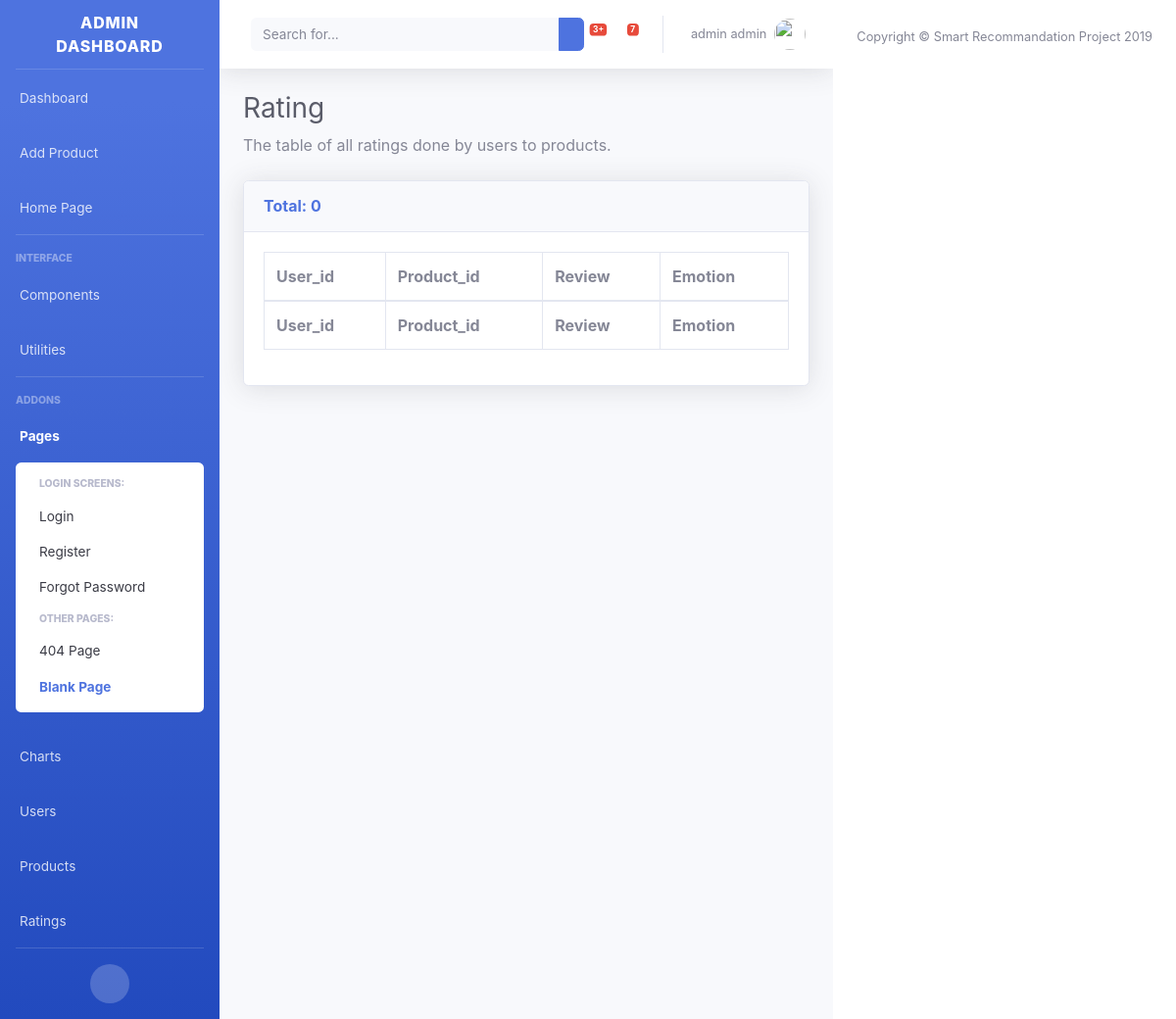
The app's page /user/admin/ratings (signed in), older data.
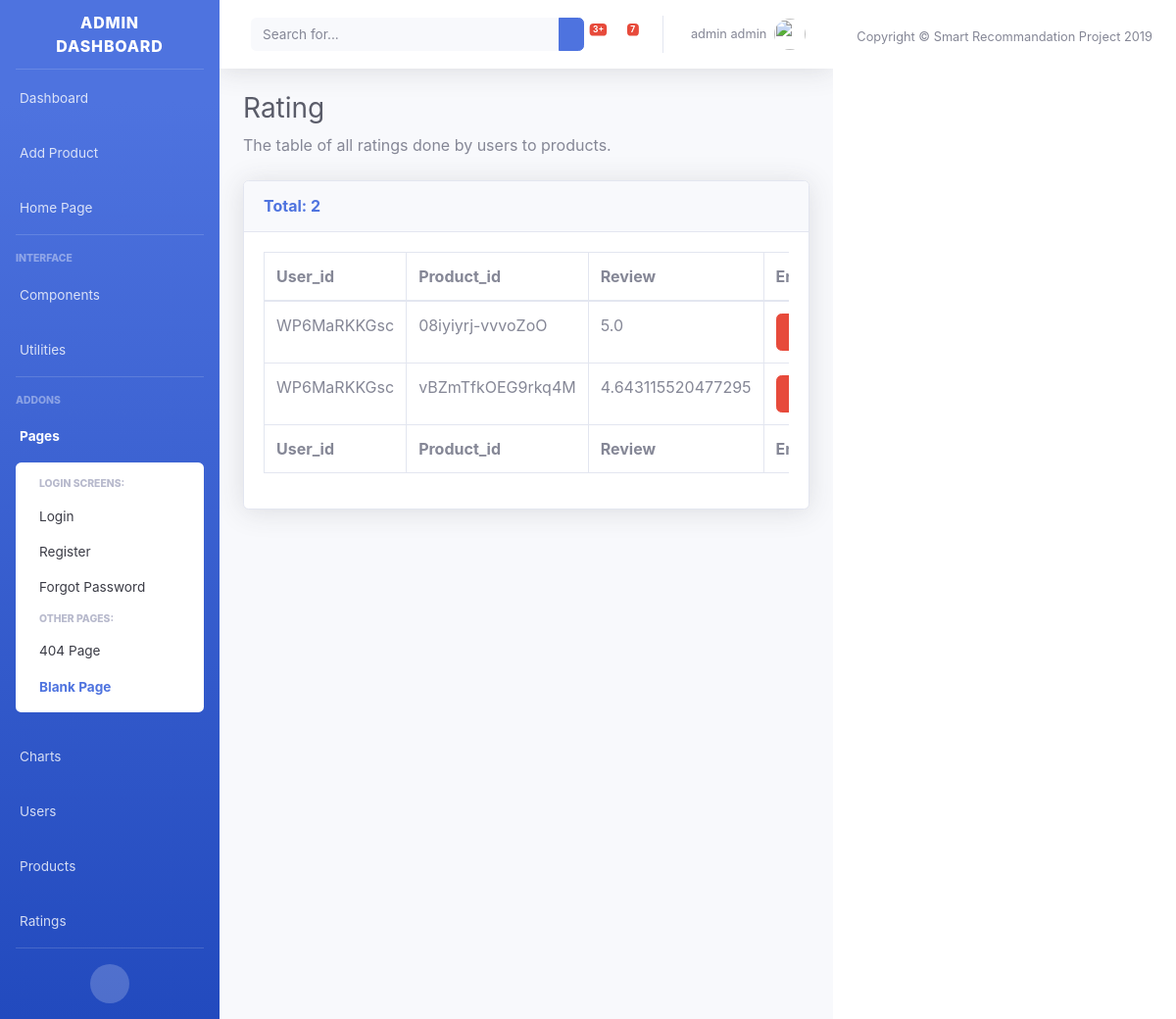
The same page, newer data.
### tables this page shows
CREATE TABLE RATING (USER_ID VARCHAR, PRODUCT_ID VARCHAR, REVIEW REAL);

### models/users/views.py (the view)
@user_blueprint.route("/admin/ratings")
@login_required
def ratings():
    name = "Rating"
    description = "The table of all ratings done by users to products"
    headers = get_rating_fields()
    items = get_all_ratings(formalize=False)
    return render_template("admin/tables.html",
                            name=name,
                            description=description,
                            headers=headers,
                            items=items,
                            len=len,
                            str=str,
                            os=os)

### common/database.py (called while the page is built, shortened)
    @classmethod
    def _get_user_by(cls, key, value):
        cursor = cls.DATABASE.execute(f"SELECT * FROM USER WHERE {key}=?", (value,))
        returned_data = cursor.fetchone()
        if returned_data is None:
            return None
        data = {}
        for i, field in enumerate(cls.USER_FIELDS):
            data[field.lower()] = returned_data[i]
        return data

    @classmethod
    def get_user_by_email(cls, email):
        return cls._get_user_by("EMAIL", email)

    @classmethod
    def get_all_ratings(cls, formalize=True):
        cursor = cls.DATABASE.execute("SELECT * FROM RATING")
        returned_data = cursor.fetchall()
        if not formalize:
            return returned_data

### models/ratings/rating.py (called while the page is built)
def get_all_ratings(formalize=True):
    ratings = Database.get_all_ratings(formalize=formalize)
    if not formalize:
        return ratings
    return [ Rating(**r) for r in ratings ]

def get_rating_fields():
    return [ field.capitalize() for field in Database.RATING_FIELDS ]

### models/users/user.py (called while the page is built)
def is_user_admin(email):
    user = User(email=email, password=None)
    return user.is_admin()

    def exists(self):
        return database.get_user_by_email(self.email)

### templates/admin/tables.html (shortened to what this page needs)
{% extends "admin/base.html" %}
{% block content %}
  <h1 class="h3 mb-2 text-gray-800">{{name}}</h1>
  <p class="mb-4">{{description}}.</p>
  <div class="card shadow mb-6">
    <div class="card-header py-3">
      <h6 class="m-0 font-weight-bold text-primary">Total: {{len(items)}}</h6>
    </div>
    <div class="card-body">
      <div class="table-responsive">
        <table class="table table-bordered" id="dataTable" width="100%" cellspacing="0">
          <thead>
            <tr>
              {% for attribute in headers %}
                <th>{{attribute}}</th>
              {% endfor %}
            </tr>
          </thead>
          <tfoot>
            <tr>
              {% for attribute in headers %}
                <th>{{attribute}}</th>
              {% endfor %}
            </tr>
          </tfoot>
          <tbody>
            {% for item in items %}
            <tr>
              {% for att in item %}
                {% if str(att).endswith('.png') or str(att).endswith('.jpeg') %}
                  <td><img class="img-fluid" src="{{url_for('static', filename='img/products/{}'.format(os.path.basename(att)))}}"><img></td>
                {% else %}
                  <td>{{att}}</td>
                {% endif %}
              {% endfor %}
              {% if name == 'Rating' %}
                <td><a href="{{url_for('{}.delete'.format(name.lower()), id=item[0] + '*' + item[1])}}" class="btn btn-danger">Delete</a></td>
              {% else %}
                <td><a href="{{url_for('{}.delete'.format(name.lower()), id=item[0])}}" class="btn btn-danger">Delete</a></td>
              {% endif %}
            </tr>
            {% endfor %}
          </tbody>
        </table>
      </div>
    </div>
  </div>
</div>
{% endblock content %}

Row changes from the older to the newer data that the page shows:
added RATING: USER_ID "WP6MaRKKGsc", PRODUCT_ID "08iyiyrj-vvvoZoO", REVIEW "5.0"
added RATING: USER_ID "WP6MaRKKGsc", PRODUCT_ID "vBZmTfkOEG9rkq4M", REVIEW "4.643115520477295"
Text that changed along with them:
{{ len(items) }}: "0" → "2"
